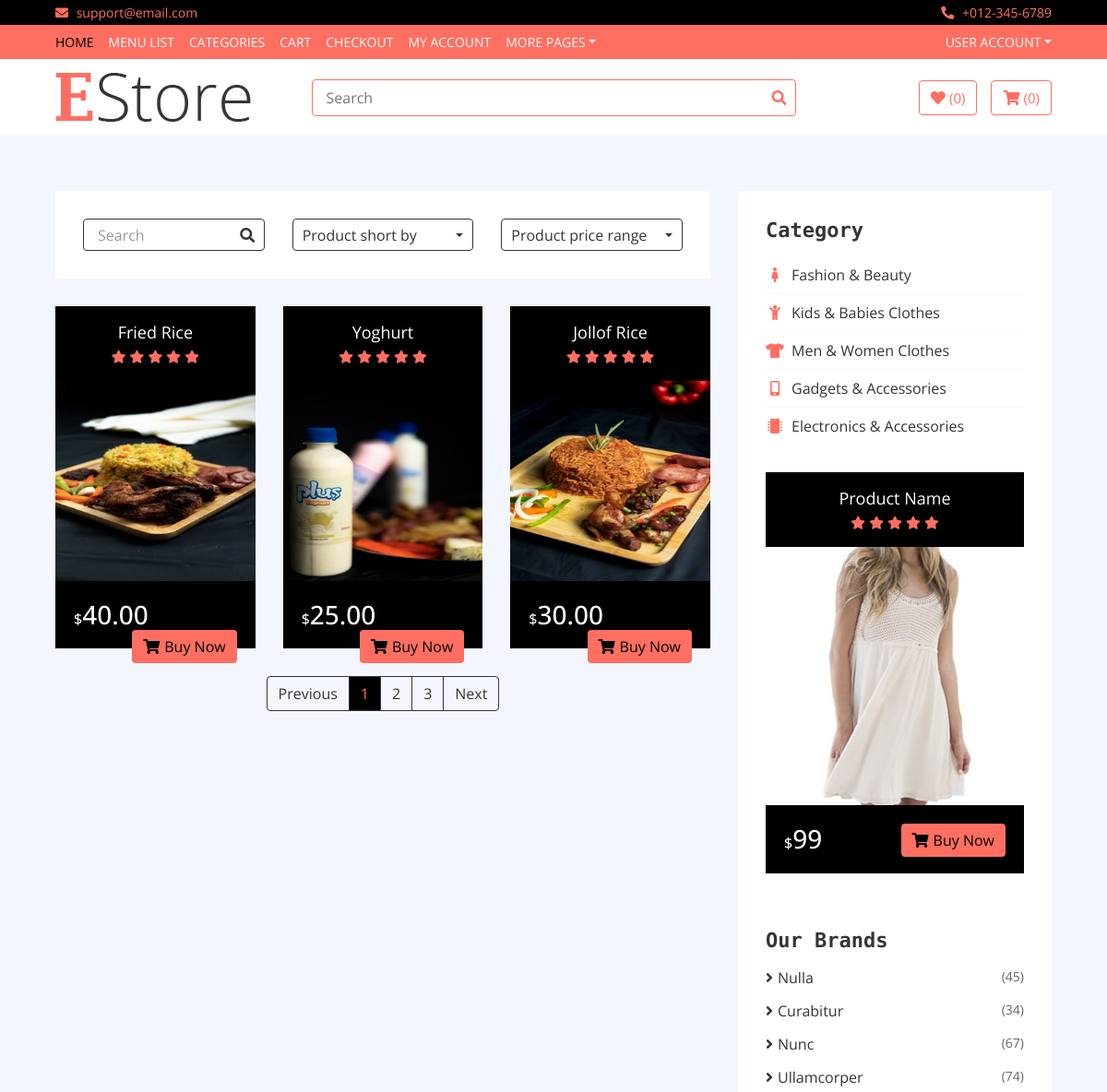
/menu/ (upper part), run on an earlier commit of the app's database.
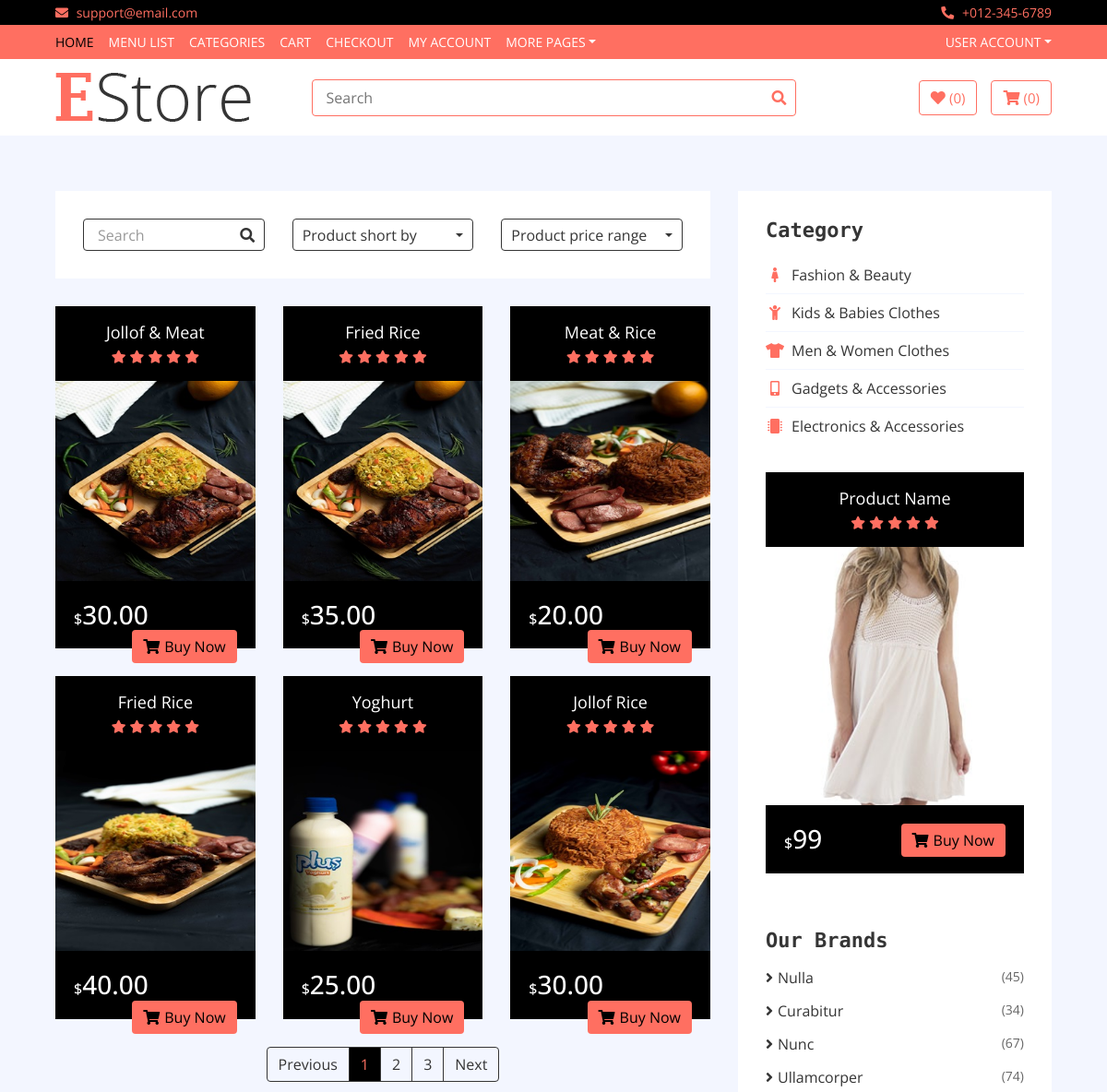
And on a later commit of the database.
### core/models.py (models this page shows, shortened)
class MenuItem(models.Model):
    mid = models.UUIDField(default=uuid.uuid4, editable=False, unique=True)
    user = models.ForeignKey(User, on_delete=models.SET_NULL, null=True,)
    title = models.CharField(max_length=200)
    category= models.ForeignKey(Category, on_delete=models.SET_NULL, null= True, related_name="category")
    image = models.ImageField(upload_to="menu_Images/")
    price = models.DecimalField(max_digits=9, decimal_places=2, default="0.00")
    item_status = models.CharField(choices=STATUS, max_length=100, default="in_review")
    featured = models.BooleanField(default=False)
    recent = models.BooleanField(default=False)
    description = RichTextUploadingField(null=True, blank=True)
    specification = RichTextUploadingField(null= True, blank = True)

### core/views.py (the view)
# urls.py: path("menu/", menu, name="menu"),
def menu(request):
	menu_list = MenuItem.objects.filter(item_status = "published").order_by('-id')
	context = {
		'menu_list':menu_list
	}
	return render(request, "core/menu.html", context)

### core/context_processor.py (called while the page is built)
def default(request):
    categories = Category.objects.all()
    context = {
        'categories':categories,
    }
    return context

### core/templates/core/menu.html (shortened to what the changed rows need)
{% extends 'partials/base.html'%}
{% block content %}
{% load static %}
	  <div class="product-view">
		<div class="container-fluid">
			<div class="row">
				<div class="col-lg-8">
					<div class="row">
						{% for m in menu_list %}
						<div class="col-md-4">
							<div class="product-item">
								<div class="product-title">
									<a href="{% url 'core:menu_detail' m.mid %}">{{m.title}}</a>
									<div class="ratting">
										<i class="fa fa-star"></i>
										<i class="fa fa-star"></i>
										<i class="fa fa-star"></i>
										<i class="fa fa-star"></i>
										<i class="fa fa-star"></i>
									</div>
								</div>
								<div class="product-image">
									<a href="{% url 'core:menu_detail' m.mid %}">
										<img src="{{m.image.url}}" alt="Product Image">
									</a>
								</div>
								<div class="product-price">
									<h3><span>$</span>{{m.price}}</h3>
									<a class="btn" href=""><i class="fa fa-shopping-cart"></i>Buy Now</a>
								</div>
							</div>
						</div>
						{% endfor %}
					</div>
				</div>
				<div class="col-lg-4 sidebar">
					<div class="sidebar-widget category">
						<h2 class="title">Category</h2>
					</div>
					<div class="sidebar-widget brands">
						<h2 class="title">Our Brands</h2>
					</div>
				</div>
			</div>
		</div>
	</div>
{% endblock content %}

What changed in the data, as far as the page shows it:
added MenuItem: title "Jollof & Meat", image (picture), price "30.00"
added MenuItem: title "Fried Rice", image (picture), price "35.00"
added MenuItem: title "Meat & Rice", image (picture), price "20.00"
